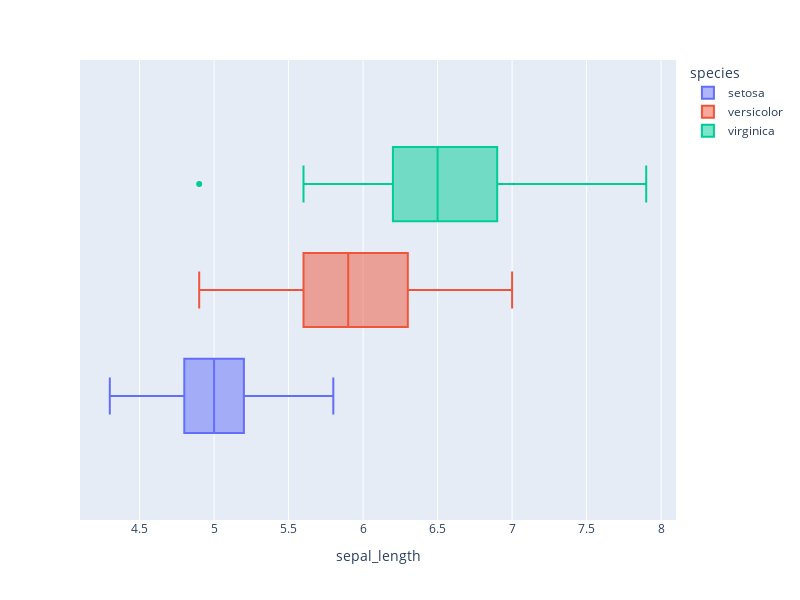

The notebook cell this image was saved under:
### Code cell
fig = px.box(df, x="sepal_length", color="species",width=800,height=600)
fig.show()

### Figure 1 — Plotly figure (JSON) as saved in the notebook; plotly's stock layout.template omitted (floating-point values rounded to 4 significant figures)
{"data": [{"alignmentgroup": "True", "hovertemplate": "species=setosa<br>sepal_length=%{x}<extra></extra>", "legendgroup": "setosa", "marker": {"color": "#636efa"}, "name": "setosa", "notched": false, "offsetgroup": "setosa", "orientation": "h", "showlegend": true, "type": "box", "x": [5.1, 4.9, 4.7, 4.6, 5, 5.4, 4.6, 5, 4.4, 4.9, 5.4, 4.8, 4.8, 4.3, 5.8, 5.7, 5.4, 5.1, 5.7, 5.1, 5.4, 5.1, 4.6, 5.1, 4.8, 5, 5, 5.2, 5.2, 4.7, 4.8, 5.4, 5.2, 5.5, 4.9, 5, 5.5, 4.9, 4.4, 5.1, 5, 4.5, 4.4, 5, 5.1, 4.8, 5.1, 4.6, 5.3, 5], "x0": " ", "xaxis": "x", "y0": " ", "yaxis": "y"}, {"alignmentgroup": "True", "hovertemplate": "species=versicolor<br>sepal_length=%{x}<extra></extra>", "legendgroup": "versicolor", "marker": {"color": "#EF553B"}, "name": "versicolor", "notched": false, "offsetgroup": "versicolor", "orientation": "h", "showlegend": true, "type": "box", "x": [7, 6.4, 6.9, 5.5, 6.5, 5.7, 6.3, 4.9, 6.6, 5.2, 5, 5.9, 6, 6.1, 5.6, 6.7, 5.6, 5.8, 6.2, 5.6, 5.9, 6.1, 6.3, 6.1, 6.4, 6.6, 6.8, 6.7, 6, 5.7, 5.5, 5.5, 5.8, 6, 5.4, 6, 6.7, 6.3, 5.6, 5.5, 5.5, 6.1, 5.8, 5, 5.6, 5.7, 5.7, 6.2, 5.1, 5.7], "x0": " ", "xaxis": "x", "y0": " ", "yaxis": "y"}, {"alignmentgroup": "True", "hovertemplate": "species=virginica<br>sepal_length=%{x}<extra></extra>", "legendgroup": "virginica", "marker": {"color": "#00cc96"}, "name": "virginica", "notched": false, "offsetgroup": "virginica", "orientation": "h", "showlegend": true, "type": "box", "x": [6.3, 5.8, 7.1, 6.3, 6.5, 7.6, 4.9, 7.3, 6.7, 7.2, 6.5, 6.4, 6.8, 5.7, 5.8, 6.4, 6.5, 7.7, 7.7, 6, 6.9, 5.6, 7.7, 6.3, 6.7, 7.2, 6.2, 6.1, 6.4, 7.2, 7.4, 7.9, 6.4, 6.3, 6.1, 7.7, 6.3, 6.4, 6, 6.9, 6.7, 6.9, 5.8, 6.8, 6.7, 6.7, 6.3, 6.5, 6.2, 5.9], "x0": " ", "xaxis": "x", "y0": " ", "yaxis": "y"}], "layout": {"boxmode": "group", "height": 600, "legend": {"title": {"text": "species"}, "tracegroupgap": 0}, "margin": {"t": 60}, "width": 800, "xaxis": {"anchor": "y", "domain": [0, 1], "title": {"text": "sepal_length"}}, "yaxis": {"anchor": "x", "domain": [0, 1]}}}
